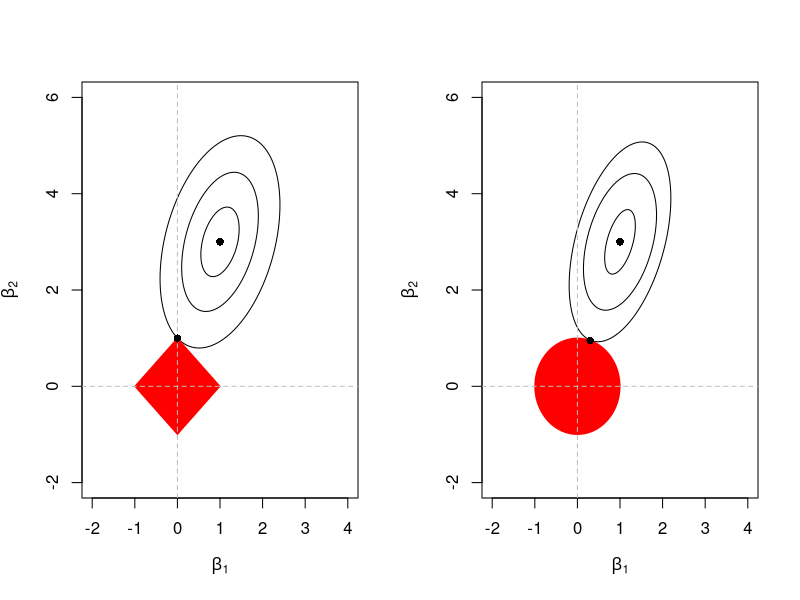

Here is the R script that generated this plot:
# This is used to generate a diagram of ridge and lasso regression penalty shapes.
# This figure is deprecated, and was replaced by lasso-ridge.R in .../reu-2021/code/figures

par(mfrow = c(1, 2))

distance <- function(v1, v2)
{
  sqrt((v1[1] - v2[1])^2 + (v1[2] - v2[2])^2)
}

ellipse <- function(x, y)
{
  distance(c(x, y), a) + distance(c(x, y), b)
}

length <- 300

x <- seq(-6, 6, length = length)
y <- seq(-6, 6, length = length)

a <- c(1.2, 3.6)
b <- c(0.8, 2.4)
z <- outer(x, y, Vectorize(ellipse))
contour(x, y, z,
        levels = 1.5,
        xlim = c(-2, 4),
        ylim = c(-2, 6),
        drawlabels = FALSE,
        xlab = expression(beta[1]),
        ylab = expression(beta[2])
)

a <- c(1.4, 4.2)
b <- c(0.6, 1.8)
z <- outer(x, y, Vectorize(ellipse))
contour(x, y, z,
        levels = 3,
        xlim = c(-2, 4), 
        ylim = c(-2, 6), 
        add = TRUE,
        drawlabels = FALSE
)

a <- c(1.6, 4.8)
b <- c(0.4, 1.2)
z <- outer(x, y, Vectorize(ellipse))
contour(x, y, z, 
        levels = 4.57, 
        xlim = c(-2, 4), 
        ylim = c(-2, 6), 
        add = TRUE,
        drawlabels = FALSE
)

x <- c(-1, 0, 1, 0)
y <- c(0, 1, 0, -1)
polygon(x, y, col = "red", border = "red")

abline(v = 0, lty = "dashed", col = "gray")
abline(h = 0, lty = "dashed", col = "gray")

points(c(1, 0), c(3, 1), pch = 16)

x <- seq(-6, 6, length = length)
y <- seq(-6, 6, length = length)

a <- c(1.2, 3.6)
b <- c(0.8, 2.4)
z <- outer(x, y, Vectorize(ellipse))
contour(x, y, z,
        levels = 1.4,
        xlim = c(-2, 4),
        ylim = c(-2, 6),
        drawlabels = FALSE,
        xlab = expression(beta[1]),
        ylab = expression(beta[2])
)

a <- c(1.4, 4.2)
b <- c(0.6, 1.8)
z <- outer(x, y, Vectorize(ellipse))
contour(x, y, z,
        levels = 2.95,
        xlim = c(-2, 4), 
        ylim = c(-2, 6), 
        add = TRUE,
        drawlabels = FALSE
)

a <- c(1.6, 4.8)
b <- c(0.4, 1.2)
z <- outer(x, y, Vectorize(ellipse))
contour(x, y, z, 
        levels = 4.32, 
        xlim = c(-2, 4), 
        ylim = c(-2, 6), 
        add = TRUE,
        drawlabels = FALSE
)

t <- seq(0, 2 * pi, length = length)
x <- lapply(t, sin)
y <- lapply(t, cos)

polygon(x, y, col = "red", border = "red")

abline(v = 0, lty = "dashed", col = "gray")
abline(h = 0, lty = "dashed", col = "gray")

points(c(1, 0.3), c(3, 0.95), pch = 16)

